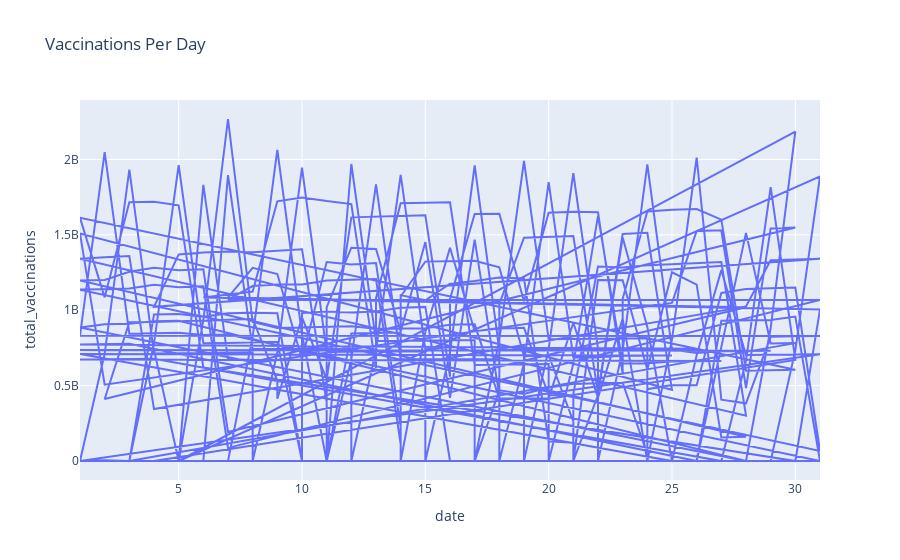

Here is the notebook cell this chart was saved with:
### Code cell
px.line(vaccinations_per_day, x='date', y='total_vaccinations', title='Vaccinations Per Day')

### Figure 1 — Plotly figure (JSON) as saved in the notebook; plotly's stock layout.template omitted (floating-point values rounded to 4 significant figures; data arrays with more than 128 entries replaced by an {"elided": "..."} marker saying what was removed)
{"data": [{"hovertemplate": "date=%{x}<br>total_vaccinations=%{y}<extra></extra>", "legendgroup": "", "line": {"color": "#636efa", "dash": "solid"}, "marker": {"symbol": "circle"}, "mode": "lines", "name": "", "orientation": "v", "showlegend": false, "type": "scatter", "x": {"elided": "426 int values"}, "xaxis": "x", "y": {"elided": "426 float values"}, "yaxis": "y"}], "layout": {"legend": {"tracegroupgap": 0}, "title": {"text": "Vaccinations Per Day"}, "xaxis": {"anchor": "y", "domain": [0, 1], "title": {"text": "date"}}, "yaxis": {"anchor": "x", "domain": [0, 1], "title": {"text": "total_vaccinations"}}}}
